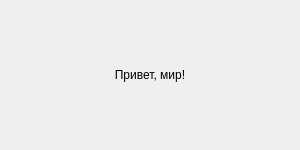
<?xml version="1.0" encoding="UTF-8"?>
<ui version="4.0">
 <class>HelloWorld</class>
 <widget class="QWidget" name="HelloWorld">
  <property name="geometry">
   <rect>
    <x>0</x>
    <y>0</y>
    <width>300</width>
    <height>150</height>
   </rect>
  </property>
  <property name="windowTitle">
   <string>Привет мир</string>
  </property>
  <property name="layoutDirection">
   <enum>Qt::LeftToRight</enum>
  </property>
  <layout class="QHBoxLayout" name="horizontalLayout">
   <item>
    <widget class="QLabel" name="label">
     <property name="text">
      <string>Привет, мир!</string>
     </property>
     <property name="alignment">
      <set>Qt::AlignCenter</set>
     </property>
    </widget>
   </item>
  </layout>
 </widget>
 <resources/>
 <connections/>
</ui>
